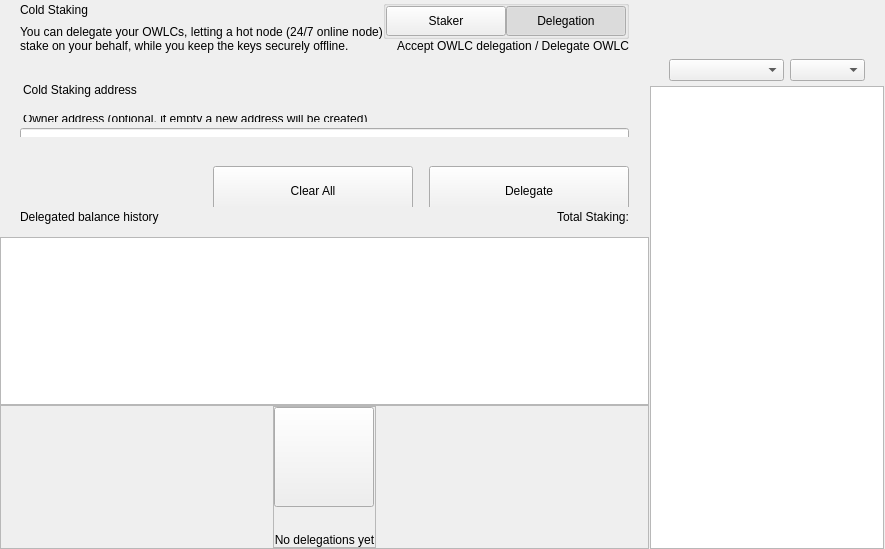
<?xml version="1.0" encoding="UTF-8"?>
<ui version="4.0">
 <class>ColdStakingWidget</class>
 <widget class="QWidget" name="ColdStakingWidget">
  <property name="geometry">
   <rect>
    <x>0</x>
    <y>0</y>
    <width>629</width>
    <height>549</height>
   </rect>
  </property>
  <property name="windowTitle">
   <string>Form</string>
  </property>
  <layout class="QHBoxLayout" name="horizontalLayout_1" stretch="2,1">
   <property name="spacing">
    <number>0</number>
   </property>
   <property name="leftMargin">
    <number>0</number>
   </property>
   <property name="topMargin">
    <number>0</number>
   </property>
   <property name="rightMargin">
    <number>0</number>
   </property>
   <property name="bottomMargin">
    <number>0</number>
   </property>
   <item>
    <widget class="QWidget" name="left" native="true">
     <layout class="QVBoxLayout" name="verticalLayout_3">
      <property name="leftMargin">
       <number>0</number>
      </property>
      <property name="topMargin">
       <number>0</number>
      </property>
      <property name="rightMargin">
       <number>0</number>
      </property>
      <property name="bottomMargin">
       <number>0</number>
      </property>
      <item>
       <layout class="QVBoxLayout" name="verticalLayout_2">
        <property name="spacing">
         <number>0</number>
        </property>
        <item>
         <layout class="QVBoxLayout" name="verticalLayoutTop">
          <property name="spacing">
           <number>0</number>
          </property>
          <property name="leftMargin">
           <number>0</number>
          </property>
          <property name="rightMargin">
           <number>0</number>
          </property>
          <item>
           <widget class="QWidget" name="containerTitle" native="true">
            <property name="sizePolicy">
             <sizepolicy hsizetype="Preferred" vsizetype="Minimum">
              <horstretch>0</horstretch>
              <verstretch>0</verstretch>
             </sizepolicy>
            </property>
            <property name="maximumSize">
             <size>
              <width>16777215</width>
              <height>100</height>
             </size>
            </property>
            <layout class="QHBoxLayout" name="containerTitleLayout">
             <property name="spacing">
              <number>0</number>
             </property>
             <property name="leftMargin">
              <number>20</number>
             </property>
             <property name="topMargin">
              <number>0</number>
             </property>
             <property name="rightMargin">
              <number>20</number>
             </property>
             <property name="bottomMargin">
              <number>0</number>
             </property>
             <item>
              <layout class="QVBoxLayout" name="verticalLayout11">
               <property name="spacing">
                <number>5</number>
               </property>
               <item>
                <widget class="QLabel" name="labelTitle">
                 <property name="text">
                  <string>Cold Staking</string>
                 </property>
                </widget>
               </item>
               <item>
                <widget class="QLabel" name="labelSubtitle1">
                 <property name="maximumSize">
                  <size>
                   <width>16777215</width>
                   <height>16777215</height>
                  </size>
                 </property>
                 <property name="text">
                  <string>You can delegate your OWLCs, letting a hot node (24/7 online node)
stake on your behalf, while you keep the keys securely offline.</string>
                 </property>
                </widget>
               </item>
              </layout>
             </item>
             <item>
              <spacer name="horizontalSpacer">
               <property name="orientation">
                <enum>Qt::Horizontal</enum>
               </property>
               <property name="sizeHint" stdset="0">
                <size>
                 <width>40</width>
                 <height>20</height>
                </size>
               </property>
              </spacer>
             </item>
             <item>
              <widget class="QWidget" name="containerViewPrivacyChecks" native="true">
               <layout class="QVBoxLayout" name="containerPrivacyChecks">
                <property name="spacing">
                 <number>0</number>
                </property>
                <property name="leftMargin">
                 <number>0</number>
                </property>
                <property name="topMargin">
                 <number>0</number>
                </property>
                <property name="rightMargin">
                 <number>0</number>
                </property>
                <property name="bottomMargin">
                 <number>0</number>
                </property>
                <item alignment="Qt::AlignHCenter|Qt::AlignVCenter">
                 <widget class="QGroupBox" name="groupBox">
                  <property name="title">
                   <string/>
                  </property>
                  <layout class="QHBoxLayout" name="horizontalLayout_2_1">
                   <property name="spacing">
                    <number>0</number>
                   </property>
                   <property name="leftMargin">
                    <number>0</number>
                   </property>
                   <property name="topMargin">
                    <number>0</number>
                   </property>
                   <property name="rightMargin">
                    <number>0</number>
                   </property>
                   <property name="bottomMargin">
                    <number>0</number>
                   </property>
                   <item>
                    <widget class="QPushButton" name="pushLeft">
                     <property name="minimumSize">
                      <size>
                       <width>120</width>
                       <height>30</height>
                      </size>
                     </property>
                     <property name="maximumSize">
                      <size>
                       <width>120</width>
                       <height>30</height>
                      </size>
                     </property>
                     <property name="focusPolicy">
                      <enum>Qt::NoFocus</enum>
                     </property>
                     <property name="text">
                      <string>Staker</string>
                     </property>
                     <property name="checkable">
                      <bool>true</bool>
                     </property>
                     <property name="autoExclusive">
                      <bool>true</bool>
                     </property>
                    </widget>
                   </item>
                   <item>
                    <widget class="QPushButton" name="pushRight">
                     <property name="minimumSize">
                      <size>
                       <width>120</width>
                       <height>30</height>
                      </size>
                     </property>
                     <property name="maximumSize">
                      <size>
                       <width>120</width>
                       <height>30</height>
                      </size>
                     </property>
                     <property name="focusPolicy">
                      <enum>Qt::NoFocus</enum>
                     </property>
                     <property name="text">
                      <string>Delegation</string>
                     </property>
                     <property name="checkable">
                      <bool>true</bool>
                     </property>
                     <property name="checked">
                      <bool>true</bool>
                     </property>
                     <property name="autoExclusive">
                      <bool>true</bool>
                     </property>
                    </widget>
                   </item>
                  </layout>
                 </widget>
                </item>
                <item alignment="Qt::AlignTop">
                 <widget class="QLabel" name="labelSubtitle2">
                  <property name="text">
                   <string>Accept OWLC delegation / Delegate OWLC</string>
                  </property>
                  <property name="alignment">
                   <set>Qt::AlignRight|Qt::AlignTrailing|Qt::AlignVCenter</set>
                  </property>
                 </widget>
                </item>
               </layout>
              </widget>
             </item>
            </layout>
           </widget>
          </item>
          <item>
           <spacer name="verticalSpacer_2">
            <property name="orientation">
             <enum>Qt::Vertical</enum>
            </property>
            <property name="sizeType">
             <enum>QSizePolicy::Fixed</enum>
            </property>
            <property name="sizeHint" stdset="0">
             <size>
              <width>20</width>
              <height>30</height>
             </size>
            </property>
           </spacer>
          </item>
          <item>
           <widget class="QWidget" name="containerSend" native="true">
            <property name="minimumSize">
             <size>
              <width>0</width>
              <height>50</height>
             </size>
            </property>
            <layout class="QVBoxLayout" name="containerSendRow">
             <property name="spacing">
              <number>6</number>
             </property>
             <property name="leftMargin">
              <number>0</number>
             </property>
             <property name="topMargin">
              <number>0</number>
             </property>
             <property name="rightMargin">
              <number>0</number>
             </property>
             <property name="bottomMargin">
              <number>0</number>
             </property>
             <item>
              <widget class="QLabel" name="labelEditTitle">
               <property name="maximumSize">
                <size>
                 <width>16777215</width>
                 <height>30</height>
                </size>
               </property>
               <property name="styleSheet">
                <string notr="true">padding-left:20px; padding-bottom:3px;</string>
               </property>
               <property name="text">
                <string>Cold Staking address</string>
               </property>
              </widget>
             </item>
             <item>
              <spacer name="verticalSpacer_6">
               <property name="orientation">
                <enum>Qt::Vertical</enum>
               </property>
               <property name="sizeType">
                <enum>QSizePolicy::Fixed</enum>
               </property>
               <property name="sizeHint" stdset="0">
                <size>
                 <width>20</width>
                 <height>9</height>
                </size>
               </property>
              </spacer>
             </item>
             <item>
              <widget class="QWidget" name="containerOwner" native="true">
               <layout class="QVBoxLayout" name="vContainerOwner">
                <property name="spacing">
                 <number>4</number>
                </property>
                <property name="leftMargin">
                 <number>20</number>
                </property>
                <property name="topMargin">
                 <number>0</number>
                </property>
                <property name="rightMargin">
                 <number>20</number>
                </property>
                <property name="bottomMargin">
                 <number>0</number>
                </property>
                <item>
                 <widget class="QLabel" name="labelSubtitleDescription">
                  <property name="maximumSize">
                   <size>
                    <width>16777215</width>
                    <height>20</height>
                   </size>
                  </property>
                  <property name="styleSheet">
                   <string notr="true">margin-bottom:2px;
                   margin-left:0.05px;
                   padding:0px;</string>
                  </property>
                  <property name="text">
                   <string>Owner address (optional, if empty a new address will be created)</string>
                  </property>
                 </widget>
                </item>
                <item>
                 <widget class="QLineEdit" name="lineEditOwnerAddress">
                  <property name="minimumSize">
                   <size>
                    <width>0</width>
                    <height>50</height>
                   </size>
                  </property>
                  <property name="maximumSize">
                   <size>
                    <width>16777215</width>
                    <height>50</height>
                   </size>
                  </property>
                  <property name="styleSheet">
                   <string notr="true"/>
                  </property>
                  <property name="placeholderText">
                   <string>Enter owner address</string>
                  </property>
                 </widget>
                </item>
               </layout>
              </widget>
             </item>
            </layout>
           </widget>
          </item>
         </layout>
        </item>
        <item>
         <spacer name="verticalSpacer_3">
          <property name="orientation">
           <enum>Qt::Vertical</enum>
          </property>
          <property name="sizeType">
           <enum>QSizePolicy::Minimum</enum>
          </property>
          <property name="sizeHint" stdset="0">
           <size>
            <width>20</width>
            <height>20</height>
           </size>
          </property>
         </spacer>
        </item>
        <item>
         <widget class="QWidget" name="containerBtn" native="true">
          <property name="minimumSize">
           <size>
            <width>0</width>
            <height>50</height>
           </size>
          </property>
          <layout class="QHBoxLayout" name="horizontalLayout">
           <property name="rightMargin">
            <number>20</number>
           </property>
           <item>
            <spacer name="horizontalSpacer_2">
             <property name="orientation">
              <enum>Qt::Horizontal</enum>
             </property>
             <property name="sizeHint" stdset="0">
              <size>
               <width>200</width>
               <height>20</height>
              </size>
             </property>
            </spacer>
           </item>
           <item>
            <layout class="QHBoxLayout" name="horizontalLayout_7">
             <item>
              <spacer name="horizontalSpacer_3">
               <property name="orientation">
                <enum>Qt::Horizontal</enum>
               </property>
               <property name="sizeType">
                <enum>QSizePolicy::Expanding</enum>
               </property>
               <property name="sizeHint" stdset="0">
                <size>
                 <width>40</width>
                 <height>20</height>
                </size>
               </property>
              </spacer>
             </item>
             <item>
              <widget class="QPushButton" name="pushButtonClear">
               <property name="minimumSize">
                <size>
                 <width>200</width>
                 <height>50</height>
                </size>
               </property>
               <property name="focusPolicy">
                <enum>Qt::NoFocus</enum>
               </property>
               <property name="text">
                <string>Clear All</string>
               </property>
              </widget>
             </item>
             <item>
              <spacer name="horizontalSpacer_4">
               <property name="orientation">
                <enum>Qt::Horizontal</enum>
               </property>
               <property name="sizeType">
                <enum>QSizePolicy::Fixed</enum>
               </property>
               <property name="sizeHint" stdset="0">
                <size>
                 <width>10</width>
                 <height>20</height>
                </size>
               </property>
              </spacer>
             </item>
             <item>
              <widget class="QPushButton" name="pushButtonSend">
               <property name="minimumSize">
                <size>
                 <width>200</width>
                 <height>50</height>
                </size>
               </property>
               <property name="maximumSize">
                <size>
                 <width>200</width>
                 <height>50</height>
                </size>
               </property>
               <property name="focusPolicy">
                <enum>Qt::NoFocus</enum>
               </property>
               <property name="text">
                <string>Delegate</string>
               </property>
              </widget>
             </item>
            </layout>
           </item>
          </layout>
         </widget>
        </item>
        <item>
         <widget class="QWidget" name="containerHistoryLabel" native="true">
          <layout class="QHBoxLayout" name="horizontalLayout_4">
           <property name="spacing">
            <number>0</number>
           </property>
           <property name="leftMargin">
            <number>20</number>
           </property>
           <property name="topMargin">
            <number>0</number>
           </property>
           <property name="rightMargin">
            <number>20</number>
           </property>
           <property name="bottomMargin">
            <number>0</number>
           </property>
           <item>
            <widget class="QWidget" name="verticalWidget" native="true">
             <property name="minimumSize">
              <size>
               <width>100</width>
               <height>0</height>
              </size>
             </property>
             <layout class="QVBoxLayout" name="verticalLayout_58">
              <property name="leftMargin">
               <number>0</number>
              </property>
              <property name="topMargin">
               <number>0</number>
              </property>
              <property name="rightMargin">
               <number>0</number>
              </property>
              <property name="bottomMargin">
               <number>0</number>
              </property>
              <item>
               <widget class="QLabel" name="labelListHistory">
                <property name="text">
                 <string>Delegated balance history</string>
                </property>
               </widget>
              </item>
             </layout>
            </widget>
           </item>
           <item>
            <spacer name="horizontalSpacer_5">
             <property name="orientation">
              <enum>Qt::Horizontal</enum>
             </property>
             <property name="sizeHint" stdset="0">
              <size>
               <width>40</width>
               <height>20</height>
              </size>
             </property>
            </spacer>
           </item>
           <item>
            <widget class="QLabel" name="labelStakingTotal">
             <property name="text">
              <string>Total Staking:</string>
             </property>
            </widget>
           </item>
          </layout>
         </widget>
        </item>
        <item>
         <layout class="QVBoxLayout" name="verticalLayout_64">
          <property name="spacing">
           <number>0</number>
          </property>
          <item>
           <spacer name="verticalSpacer_44">
            <property name="orientation">
             <enum>Qt::Vertical</enum>
            </property>
            <property name="sizeType">
             <enum>QSizePolicy::Fixed</enum>
            </property>
            <property name="sizeHint" stdset="0">
             <size>
              <width>20</width>
              <height>10</height>
             </size>
            </property>
           </spacer>
          </item>
          <item>
           <widget class="QListView" name="listView">
            <property name="enabled">
             <bool>true</bool>
            </property>
            <property name="mouseTracking">
             <bool>true</bool>
            </property>
           </widget>
          </item>
          <item>
           <widget class="QFrame" name="emptyContainer">
            <property name="minimumSize">
             <size>
              <width>0</width>
              <height>100</height>
             </size>
            </property>
            <property name="frameShape">
             <enum>QFrame::StyledPanel</enum>
            </property>
            <property name="frameShadow">
             <enum>QFrame::Raised</enum>
            </property>
            <layout class="QVBoxLayout" name="verticalLayout_71" stretch="1,8">
             <property name="spacing">
              <number>0</number>
             </property>
             <property name="leftMargin">
              <number>0</number>
             </property>
             <property name="topMargin">
              <number>0</number>
             </property>
             <property name="rightMargin">
              <number>0</number>
             </property>
             <property name="bottomMargin">
              <number>0</number>
             </property>
             <item>
              <spacer name="verticalSpacer">
               <property name="orientation">
                <enum>Qt::Vertical</enum>
               </property>
               <property name="sizeHint" stdset="0">
                <size>
                 <width>20</width>
                 <height>20</height>
                </size>
               </property>
              </spacer>
             </item>
             <item alignment="Qt::AlignHCenter|Qt::AlignVCenter">
              <widget class="QFrame" name="emptyScreen">
               <property name="sizePolicy">
                <sizepolicy hsizetype="Expanding" vsizetype="Expanding">
                 <horstretch>0</horstretch>
                 <verstretch>0</verstretch>
                </sizepolicy>
               </property>
               <property name="frameShape">
                <enum>QFrame::StyledPanel</enum>
               </property>
               <property name="frameShadow">
                <enum>QFrame::Raised</enum>
               </property>
               <layout class="QVBoxLayout" name="verticalLayout">
                <property name="spacing">
                 <number>30</number>
                </property>
                <property name="leftMargin">
                 <number>0</number>
                </property>
                <property name="topMargin">
                 <number>0</number>
                </property>
                <property name="rightMargin">
                 <number>0</number>
                </property>
                <property name="bottomMargin">
                 <number>0</number>
                </property>
                <item alignment="Qt::AlignHCenter|Qt::AlignVCenter">
                 <widget class="QPushButton" name="pushImgEmpty">
                  <property name="minimumSize">
                   <size>
                    <width>100</width>
                    <height>100</height>
                   </size>
                  </property>
                  <property name="maximumSize">
                   <size>
                    <width>100</width>
                    <height>100</height>
                   </size>
                  </property>
                  <property name="focusPolicy">
                   <enum>Qt::NoFocus</enum>
                  </property>
                  <property name="text">
                   <string/>
                  </property>
                  <property name="iconSize">
                   <size>
                    <width>100</width>
                    <height>100</height>
                   </size>
                  </property>
                 </widget>
                </item>
                <item alignment="Qt::AlignHCenter|Qt::AlignVCenter">
                 <widget class="QLabel" name="labelEmpty">
                  <property name="styleSheet">
                   <string notr="true"/>
                  </property>
                  <property name="text">
                   <string>No delegations yet</string>
                  </property>
                  <property name="alignment">
                   <set>Qt::AlignCenter</set>
                  </property>
                 </widget>
                </item>
               </layout>
              </widget>
             </item>
            </layout>
           </widget>
          </item>
         </layout>
        </item>
       </layout>
      </item>
     </layout>
    </widget>
   </item>
   <item>
    <widget class="QWidget" name="right" native="true">
     <layout class="QVBoxLayout" name="rightContainer">
      <property name="spacing">
       <number>0</number>
      </property>
      <property name="leftMargin">
       <number>1</number>
      </property>
      <property name="topMargin">
       <number>0</number>
      </property>
      <property name="rightMargin">
       <number>1</number>
      </property>
      <property name="bottomMargin">
       <number>0</number>
      </property>
      <item>
       <widget class="QWidget" name="containerRightButtons" native="true">
        <property name="minimumSize">
         <size>
          <width>0</width>
          <height>50</height>
         </size>
        </property>
        <layout class="QVBoxLayout" name="verticalLayout_4">
         <property name="leftMargin">
          <number>19</number>
         </property>
         <property name="topMargin">
          <number>0</number>
         </property>
         <property name="rightMargin">
          <number>19</number>
         </property>
         <property name="bottomMargin">
          <number>0</number>
         </property>
         <item>
          <widget class="OptionButton" name="btnCoinControl" native="true">
           <property name="minimumSize">
            <size>
             <width>0</width>
             <height>0</height>
            </size>
           </property>
          </widget>
         </item>
         <item>
          <widget class="OptionButton" name="btnColdStaking" native="true"/>
         </item>
         <item>
          <widget class="OptionButton" name="btnMyStakingAddresses" native="true">
           <property name="sizePolicy">
            <sizepolicy hsizetype="Preferred" vsizetype="Minimum">
             <horstretch>0</horstretch>
             <verstretch>0</verstretch>
            </sizepolicy>
           </property>
          </widget>
         </item>
        </layout>
       </widget>
      </item>
      <item>
       <widget class="QWidget" name="sortWidget" native="true">
        <layout class="QHBoxLayout" name="horizontalLayout_6">
         <property name="leftMargin">
          <number>19</number>
         </property>
         <property name="rightMargin">
          <number>19</number>
         </property>
         <property name="bottomMargin">
          <number>5</number>
         </property>
         <item>
          <spacer name="horizontalSpacer_6">
           <property name="orientation">
            <enum>Qt::Horizontal</enum>
           </property>
           <property name="sizeHint" stdset="0">
            <size>
             <width>40</width>
             <height>20</height>
            </size>
           </property>
          </spacer>
         </item>
         <item>
          <widget class="QComboBox" name="comboBoxSort">
           <property name="sizePolicy">
            <sizepolicy hsizetype="Preferred" vsizetype="Fixed">
             <horstretch>0</horstretch>
             <verstretch>0</verstretch>
            </sizepolicy>
           </property>
           <property name="minimumSize">
            <size>
             <width>115</width>
             <height>0</height>
            </size>
           </property>
          </widget>
         </item>
         <item>
          <widget class="QComboBox" name="comboBoxSortOrder">
           <property name="sizePolicy">
            <sizepolicy hsizetype="Preferred" vsizetype="Fixed">
             <horstretch>0</horstretch>
             <verstretch>0</verstretch>
            </sizepolicy>
           </property>
           <property name="minimumSize">
            <size>
             <width>75</width>
             <height>0</height>
            </size>
           </property>
          </widget>
         </item>
        </layout>
       </widget>
      </item>
      <item>
       <widget class="QListView" name="listViewStakingAddress">
        <property name="enabled">
         <bool>true</bool>
        </property>
        <property name="mouseTracking">
         <bool>true</bool>
        </property>
       </widget>
      </item>
     </layout>
    </widget>
   </item>
  </layout>
 </widget>
 <customwidgets>
  <customwidget>
   <class>OptionButton</class>
   <extends>QWidget</extends>
   <header>qt/owlcoin/optionbutton.h</header>
   <container>1</container>
  </customwidget>
 </customwidgets>
 <resources/>
 <connections/>
</ui>
